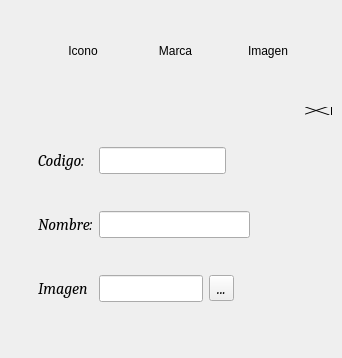
<?xml version="1.0" encoding="UTF-8"?>
<ui version="4.0">
 <class>FormEstado</class>
 <widget class="QDialog" name="FormEstado">
  <property name="geometry">
   <rect>
    <x>0</x>
    <y>0</y>
    <width>342</width>
    <height>358</height>
   </rect>
  </property>
  <property name="windowTitle">
   <string>Dialog</string>
  </property>
  <widget class="QWidget" name="layoutWidget">
   <property name="geometry">
    <rect>
     <x>40</x>
     <y>10</y>
     <width>271</width>
     <height>82</height>
    </rect>
   </property>
   <layout class="QHBoxLayout" name="horizontalLayout">
    <property name="topMargin">
     <number>0</number>
    </property>
    <item>
     <widget class="QLabel" name="label_6">
      <property name="minimumSize">
       <size>
        <width>60</width>
        <height>80</height>
       </size>
      </property>
      <property name="text">
       <string>Icono</string>
      </property>
      <property name="alignment">
       <set>Qt::AlignCenter</set>
      </property>
     </widget>
    </item>
    <item>
     <widget class="QLabel" name="label_4">
      <property name="minimumSize">
       <size>
        <width>60</width>
        <height>80</height>
       </size>
      </property>
      <property name="text">
       <string>Marca</string>
      </property>
      <property name="alignment">
       <set>Qt::AlignCenter</set>
      </property>
     </widget>
    </item>
    <item>
     <widget class="QLabel" name="LabelImage">
      <property name="minimumSize">
       <size>
        <width>60</width>
        <height>80</height>
       </size>
      </property>
      <property name="text">
       <string>Imagen</string>
      </property>
      <property name="alignment">
       <set>Qt::AlignCenter</set>
      </property>
     </widget>
    </item>
   </layout>
  </widget>
  <widget class="QTabWidget" name="tabWidget">
   <property name="geometry">
    <rect>
     <x>29</x>
     <y>107</y>
     <width>303</width>
     <height>236</height>
    </rect>
   </property>
   <property name="font">
    <font>
     <family>Cambria</family>
     <pointsize>12</pointsize>
     <weight>50</weight>
     <italic>true</italic>
     <bold>false</bold>
    </font>
   </property>
   <property name="autoFillBackground">
    <bool>false</bool>
   </property>
   <property name="styleSheet">
    <string notr="true">
QTabWidget::pane { 
font: bold 14px;
   background: transparent; 
  margin: 0px,0px,0px,0px;
   border: 0px solid transparent;  
  }

QTabBar::tab {
    background: transparent;
    border: 2px solid transparent;
    border-bottom-color: transparent; /* same as the pane color */
    border-top-left-radius: 4px;
    border-top-right-radius: 4px;
    min-width: 8ex;
    padding: 2px;
}

</string>
   </property>
   <property name="tabPosition">
    <enum>QTabWidget::East</enum>
   </property>
   <property name="tabShape">
    <enum>QTabWidget::Triangular</enum>
   </property>
   <property name="currentIndex">
    <number>0</number>
   </property>
   <property name="iconSize">
    <size>
     <width>40</width>
     <height>40</height>
    </size>
   </property>
   <property name="elideMode">
    <enum>Qt::ElideMiddle</enum>
   </property>
   <property name="usesScrollButtons">
    <bool>true</bool>
   </property>
   <property name="documentMode">
    <bool>false</bool>
   </property>
   <property name="tabsClosable">
    <bool>false</bool>
   </property>
   <property name="movable">
    <bool>false</bool>
   </property>
   <widget class="QWidget" name="tab">
    <attribute name="icon">
     <iconset resource="../Recursos.qrc">
      <normaloff>:/Imagenes/iconos/add.png</normaloff>:/Imagenes/iconos/add.png</iconset>
    </attribute>
    <attribute name="title">
     <string/>
    </attribute>
    <layout class="QHBoxLayout" name="horizontalLayout_2">
     <item>
      <layout class="QGridLayout" name="gridLayout_2">
       <item row="2" column="0">
        <widget class="QLabel" name="label_3">
         <property name="font">
          <font>
           <family>Cambria</family>
           <pointsize>12</pointsize>
           <italic>true</italic>
          </font>
         </property>
         <property name="text">
          <string>Imagen</string>
         </property>
        </widget>
       </item>
       <item row="0" column="0">
        <widget class="QLabel" name="label">
         <property name="font">
          <font>
           <family>Cambria</family>
           <pointsize>12</pointsize>
           <italic>true</italic>
          </font>
         </property>
         <property name="text">
          <string>Codigo:</string>
         </property>
        </widget>
       </item>
       <item row="2" column="3" colspan="2">
        <widget class="QToolButton" name="ButtonArchivoImagen">
         <property name="font">
          <font>
           <family>Cambria</family>
           <pointsize>12</pointsize>
           <italic>true</italic>
          </font>
         </property>
         <property name="text">
          <string>...</string>
         </property>
        </widget>
       </item>
       <item row="1" column="0">
        <widget class="QLabel" name="label_2">
         <property name="font">
          <font>
           <family>Cambria</family>
           <pointsize>12</pointsize>
           <italic>true</italic>
          </font>
         </property>
         <property name="text">
          <string>Nombre:</string>
         </property>
        </widget>
       </item>
       <item row="1" column="1" colspan="4">
        <widget class="QLineEdit" name="LineNombre">
         <property name="font">
          <font>
           <family>Cambria</family>
           <pointsize>12</pointsize>
           <italic>true</italic>
          </font>
         </property>
         <property name="inputMethodHints">
          <set>Qt::ImhFormattedNumbersOnly</set>
         </property>
        </widget>
       </item>
       <item row="2" column="1" colspan="2">
        <widget class="QLineEdit" name="LineImagen">
         <property name="font">
          <font>
           <family>Cambria</family>
           <pointsize>12</pointsize>
           <italic>true</italic>
          </font>
         </property>
         <property name="readOnly">
          <bool>true</bool>
         </property>
        </widget>
       </item>
       <item row="0" column="4">
        <spacer name="horizontalSpacer">
         <property name="orientation">
          <enum>Qt::Horizontal</enum>
         </property>
         <property name="sizeType">
          <enum>QSizePolicy::Fixed</enum>
         </property>
         <property name="sizeHint" stdset="0">
          <size>
           <width>18</width>
           <height>20</height>
          </size>
         </property>
        </spacer>
       </item>
       <item row="0" column="1" colspan="3">
        <widget class="QLineEdit" name="LineCodigo">
         <property name="font">
          <font>
           <family>Cambria</family>
           <pointsize>12</pointsize>
           <italic>true</italic>
          </font>
         </property>
         <property name="inputMethodHints">
          <set>Qt::ImhNone</set>
         </property>
         <property name="readOnly">
          <bool>true</bool>
         </property>
        </widget>
       </item>
      </layout>
     </item>
     <item>
      <layout class="QVBoxLayout" name="verticalLayout_2">
       <property name="leftMargin">
        <number>0</number>
       </property>
       <item>
        <widget class="QPushButton" name="ButtonGuardar">
         <property name="text">
          <string/>
         </property>
         <property name="icon">
          <iconset resource="../Recursos.qrc">
           <normaloff>:/Imagenes/iconos/guardar.png</normaloff>:/Imagenes/iconos/guardar.png</iconset>
         </property>
         <property name="iconSize">
          <size>
           <width>40</width>
           <height>40</height>
          </size>
         </property>
         <property name="autoDefault">
          <bool>false</bool>
         </property>
         <property name="flat">
          <bool>true</bool>
         </property>
        </widget>
       </item>
       <item>
        <widget class="QPushButton" name="ButtonModificar">
         <property name="text">
          <string/>
         </property>
         <property name="icon">
          <iconset resource="../Recursos.qrc">
           <normaloff>:/Imagenes/iconos/editar.png</normaloff>:/Imagenes/iconos/editar.png</iconset>
         </property>
         <property name="iconSize">
          <size>
           <width>40</width>
           <height>40</height>
          </size>
         </property>
         <property name="autoDefault">
          <bool>false</bool>
         </property>
         <property name="default">
          <bool>false</bool>
         </property>
         <property name="flat">
          <bool>true</bool>
         </property>
        </widget>
       </item>
       <item>
        <widget class="QPushButton" name="ButtonEliminar">
         <property name="text">
          <string/>
         </property>
         <property name="icon">
          <iconset resource="../Recursos.qrc">
           <normaloff>:/Imagenes/iconos/delete.png</normaloff>:/Imagenes/iconos/delete.png</iconset>
         </property>
         <property name="iconSize">
          <size>
           <width>40</width>
           <height>40</height>
          </size>
         </property>
         <property name="flat">
          <bool>true</bool>
         </property>
        </widget>
       </item>
       <item>
        <widget class="QPushButton" name="ButtonRegresar">
         <property name="text">
          <string/>
         </property>
         <property name="icon">
          <iconset resource="../Recursos.qrc">
           <normaloff>:/Imagenes/iconos/izquierda.png</normaloff>:/Imagenes/iconos/izquierda.png</iconset>
         </property>
         <property name="iconSize">
          <size>
           <width>40</width>
           <height>40</height>
          </size>
         </property>
         <property name="flat">
          <bool>true</bool>
         </property>
        </widget>
       </item>
      </layout>
     </item>
    </layout>
   </widget>
  </widget>
 </widget>
 <resources>
  <include location="../Recursos.qrc"/>
 </resources>
 <connections/>
</ui>
